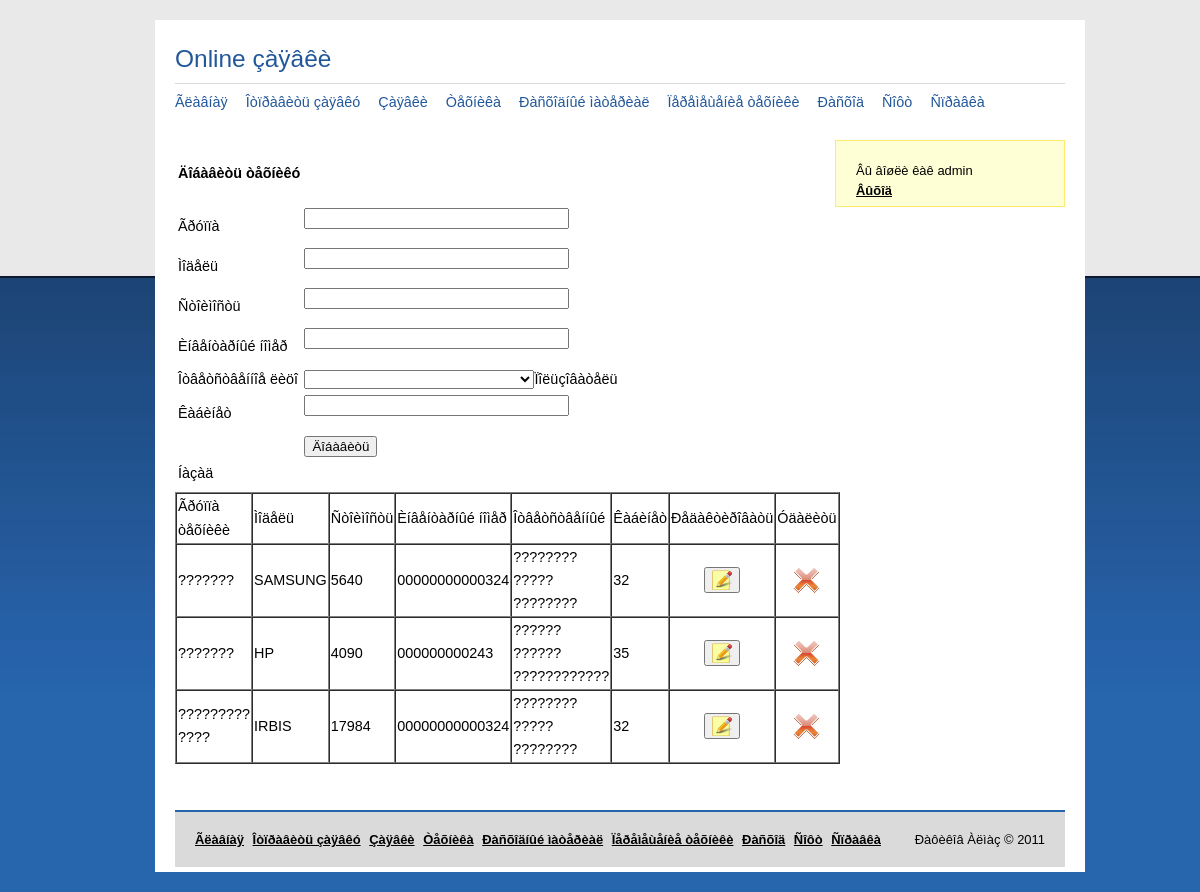
Page /insert_tehnika.php (signed in) on the committed database.
### tables this page shows
CREATE TABLE `tehnika` (
  `id` int(5) NOT NULL auto_increment,
  `teh` char(20) default NULL,
  `model` char(40) NOT NULL,
  `stoimost` int(6) NOT NULL,
  `inv_number` char(15) NOT NULL,
  `id_otv` int(3) NOT NULL,
  `id_otdel` int(3) NOT NULL,
  PRIMARY KEY  (`id`)
);

### insert_tehnika.php (the view, shortened to what this page needs)
<? session_start();
include("index.inc");
if ($_SESSION[login]=='admin'){
?>
<table class="formvv">
<FORM ACTION="insert_tehnika.php" METHOD="POST">
<tr><td><h4>Äîáàâèòü òåõíèêó</h4></td></tr>
<tr><td>Ãðóïïà</td>
<td><INPUT TYPE="text" NAME="teh" SIZE="30" MAXLENGTH="25"><p></td></tr>
<tr><td>Ìîäåëü</td>
<td><INPUT TYPE="text" NAME="model" SIZE="30" MAXLENGTH="40"><p></td></tr>
<tr><td>Ñòîèìîñòü</td>
<td><INPUT TYPE="text" NAME="stoimost" SIZE="30" MAXLENGTH="6"><p></td></tr>
<tr><td>Èíâåíòàðíûé íîìåð</td>
<td><INPUT TYPE="text" NAME="inv_number" SIZE="30" MAXLENGTH="15"><p></td></tr>
<?php
$otv = mysql_query("SELECT * FROM who ORDER BY F");
?>
<tr><td>Îòâåòñòâåííîå ëèöî</td>
<td><select name="id_otv"><?
do {echo "<option value='$zap[id]'>".$zap['F']." ".$zap['I']." ".$zap['O']."</option>";}
while($zap=mysql_fetch_array($otv));
?> </select><a href="insert_who.php">Ïîëüçîâàòåëü</a></td></tr>
<tr><td>Êàáèíåò</td>
<td><INPUT TYPE="text" NAME="id_otdel" SIZE="30" MAXLENGTH="3"><p></td></tr>
<tr><td>&nbsp;</td>
<td><INPUT TYPE="submit" VALUE="Äîáàâèòü"></td></tr>
<tr><td><a href="index.php">Íàçàä</a></td></tr><tr>
<td><INPUT name="work" type="hidden" value="1"></td></tr>
</FORM>
</table>
<?
$teh=mysql_query("SELECT  tehnika.id as id,teh, model, stoimost, inv_number,CONCAT(who.F,' ',who.I,' ',who.O) as otv, id_otdel
FROM tehnika,who
WHERE tehnika.id_otv=who.id
ORDER BY teh");
?>
<table width="100%" border="1" cellspacing="0" cellpading="30" class="zay">
<tr>
<td>Ãðóïïà òåõíèêè</td>
<td>Ìîäåëü</td>
<td>Ñòîèìîñòü</td>
<td>Èíâåíòàðíûé íîìåð</td>
<td>Îòâåòñòâåííûé</td>
<td>Êàáèíåò</td>
<td>Ðåäàêòèðîâàòü</td>
<td>Óäàëèòü</td>
</tr>
<?
while($mass=mysql_fetch_array($teh)){
echo "<tr>";
echo "<td>".$mass['teh']."</td>";
echo "<td>".$mass['model']."</td>";
echo "<td>".$mass['stoimost']."</td>";
echo "<td>".$mass['inv_number']."</td>";
echo "<td>".$mass['otv']."</td>";
echo "<td>".$mass['id_otdel']."</td>";
echo "<td><FORM METHOD=POST ACTION=update_tehnika.php><input type=hidden name=id value=".$mass['id']." /><center><button type='submit'><img src='images/note.png' /></button></center></FORM></td>";
echo "<td align=center><a href=insert_tehnika.php?del=$mass[id] \"
onClick=\"return confirm('Âû óâåðåíû?');\"><img src='images/close.png' /></a></td>";
echo "</tr>";
}
 ?>
</table><?
} else{ echo "Ó âàñ íåò ïðàâ äëÿ ïðîñìîòðà äàííîé ñòðàíèöû";}
include("footer.inc");?>

### css/style.css (style rules this page uses)
body { background:#2765AF url('../images/body_bg.jpg') repeat-x 0 0; color:#000000; margin:20px 0; padding:0; font-family:"Trebuchet MS", verdana, arial, "Times New Roman", serif; font-size:90%; }
p { margin:0; padding:0 0 15px 0; }
a { color:#000000; text-decoration:underline; }
#content a , img { text-decoration: none; border: 0; }
.zay a { text-decoration:none; }

### rows in the picture
tehnika: teh "???????", model "SAMSUNG", stoimost "5640", inv_number "00000000000324", otv "???????? ????? ????????", id_otdel "32"
tehnika: teh "???????", model "HP", stoimost "4090", inv_number "000000000243", otv "?????? ?????? ????????????", id_otdel "35"
tehnika: teh "????????? ????", model "IRBIS", stoimost "17984", inv_number "00000000000324", otv "???????? ????? ????????", id_otdel "32"

### other values in the picture
$_SESSION['login'] "admin"
